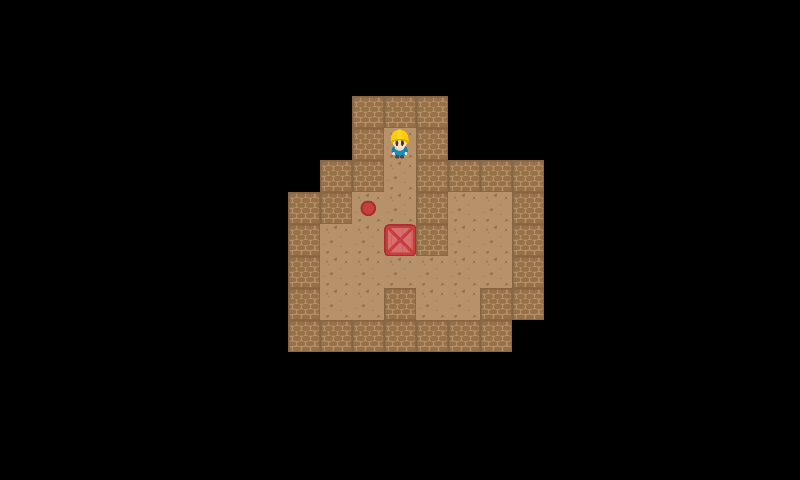

A 2D game scene composited from a Tiled map and its tileset images. What follows is a short description and the map's XML, with each tile layer's data collapsed to a summary:
An orthogonal 25x15 tile map with 32x32 px tiles, 2 tile layers (StaticMap, Objetos).

<map version="1.4" tiledversion="1.4.3" orientation="orthogonal" renderorder="right-down" width="25" height="15" tilewidth="32" tileheight="32" infinite="0" nextlayerid="3" nextobjectid="1">
 <tileset firstgid="1" name="Tileset" tilewidth="32" tileheight="32" tilecount="36" columns="6">
  <image source="Tileset.png" width="192" height="192" />
  <tile id="0">
   <properties>
    <property name="tipo" value="pared" />
   </properties>
  </tile>
  <tile id="6">
   <properties>
    <property name="tipo" value="pared" />
   </properties>
  </tile>
  <tile id="8">
   <properties>
    <property name="color" value="purple" />
    <property name="tipo" value="endPoint" />
   </properties>
  </tile>
  <tile id="9">
   <properties>
    <property name="color" value="gray" />
    <property name="tipo" value="endPoint" />
   </properties>
  </tile>
  <tile id="10">
   <properties>
    <property name="color" value="brown" />
    <property name="tipo" value="endPoint" />
   </properties>
  </tile>
  <tile id="11">
   <properties>
    <property name="color" value="blue" />
    <property name="tipo" value="endPoint" />
   </properties>
  </tile>
  <tile id="12">
   <properties>
    <property name="tipo" value="pared" />
   </properties>
  </tile>
  <tile id="14">
   <properties>
    <property name="color" value="black" />
    <property name="tipo" value="endPoint" />
   </properties>
  </tile>
  <tile id="15">
   <properties>
    <property name="color" value="purple" />
    <property name="tipo" value="caja" />
   </properties>
  </tile>
  <tile id="16">
   <properties>
    <property name="color" value="gray" />
    <property name="tipo" value="caja" />
   </properties>
  </tile>
  <tile id="17">
   <properties>
    <property name="color" value="brown" />
    <property name="tipo" value="caja" />
   </properties>
  </tile>
  <tile id="18">
   <properties>
    <property name="tipo" value="pared" />
   </properties>
  </tile>
  <tile id="20">
   <properties>
    <property name="color" value="beige" />
    <property name="tipo" value="endPoint" />
   </properties>
  </tile>
  <tile id="21">
   <properties>
    <property name="color" value="blue" />
    <property name="tipo" value="caja" />
   </properties>
  </tile>
  <tile id="22">
   <properties>
    <property name="tipo" value="startPoint" />
   </properties>
  </tile>
  <tile id="24">
   <properties>
    <property name="tipo" value="pared" />
   </properties>
  </tile>
  <tile id="25">
   <properties>
    <property name="color" value="yellow" />
    <property name="tipo" value="endPoint" />
   </properties>
  </tile>
  <tile id="26">
   <properties>
    <property name="color" value="yellow" />
    <property name="tipo" value="caja" />
   </properties>
  </tile>
  <tile id="27">
   <properties>
    <property name="color" value="black" />
    <property name="tipo" value="caja" />
   </properties>
  </tile>
  <tile id="30">
   <properties>
    <property name="tipo" value="pared" />
   </properties>
  </tile>
  <tile id="31">
   <properties>
    <property name="color" value="red" />
    <property name="tipo" value="endPoint" />
   </properties>
  </tile>
  <tile id="32">
   <properties>
    <property name="color" value="red" />
    <property name="tipo" value="caja" />
   </properties>
  </tile>
  <tile id="33">
   <properties>
    <property name="color" value="beige" />
    <property name="tipo" value="caja" />
   </properties>
  </tile>
  <tile id="34">
   <properties>
    <property name="box" value="beige" />
   </properties>
  </tile>
 </tileset>
 <layer id="1" name="StaticMap" width="25" height="15">
  <data>[375 cells, 52 non-empty, 2 distinct tile ids]</data>
 </layer>
 <layer id="2" name="Objetos" width="25" height="15">
  <data>[375 cells, 3 non-empty, 3 distinct tile ids]</data>
 </layer>
</map>
